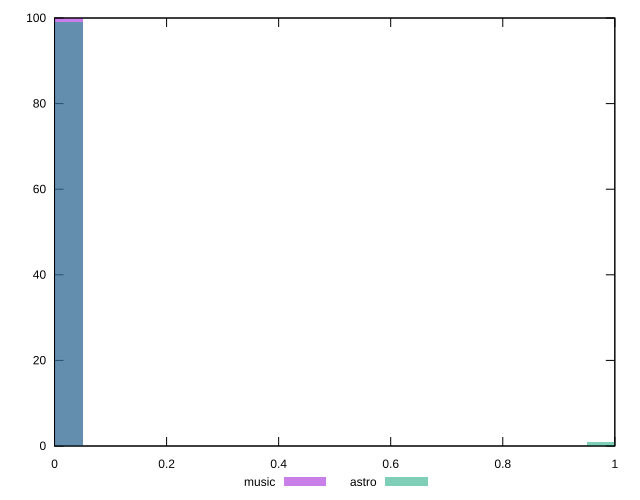

The gnuplot source for this figure:
reset

$music <<EOF
0 100
EOF

$astro <<EOF
0 99
1 1
EOF

set key outside below
set boxwidth 0.1
set xrange [0:1]
set yrange [0:100]
set trange [0:100]
set style fill transparent solid 0.5 noborder
set terminal svg size 640, 500 enhanced background rgb 'white'
set output "reports/report_00030_2021-02-24T20-42-31.540Z/third-party-summary/comparison/histogram/all_score.svg"

plot $music title "music" with boxes, \
     $astro title "astro" with boxes

reset
